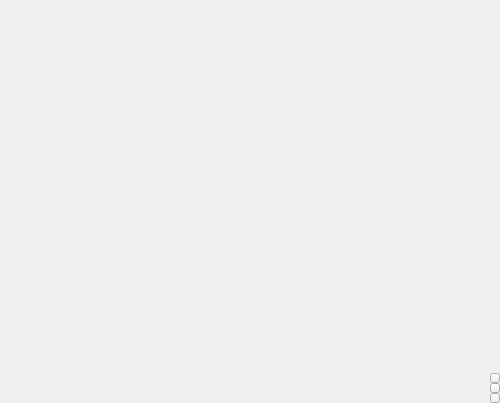
<?xml version="1.0" encoding="UTF-8"?>
<ui version="4.0">
 <class>Form</class>
 <widget class="QWidget" name="Form">
  <property name="geometry">
   <rect>
    <x>0</x>
    <y>0</y>
    <width>500</width>
    <height>403</height>
   </rect>
  </property>
  <property name="windowTitle">
   <string>Form</string>
  </property>
  <layout class="QHBoxLayout" name="horizontalLayout">
   <property name="spacing">
    <number>0</number>
   </property>
   <property name="leftMargin">
    <number>0</number>
   </property>
   <property name="topMargin">
    <number>0</number>
   </property>
   <property name="rightMargin">
    <number>0</number>
   </property>
   <property name="bottomMargin">
    <number>0</number>
   </property>
   <item>
    <widget class="QFrame" name="frame">
     <property name="frameShape">
      <enum>QFrame::NoFrame</enum>
     </property>
     <property name="frameShadow">
      <enum>QFrame::Plain</enum>
     </property>
     <layout class="QHBoxLayout" name="horizontalLayout_2">
      <property name="spacing">
       <number>0</number>
      </property>
      <property name="leftMargin">
       <number>0</number>
      </property>
      <property name="topMargin">
       <number>0</number>
      </property>
      <property name="rightMargin">
       <number>0</number>
      </property>
      <property name="bottomMargin">
       <number>0</number>
      </property>
      <item>
       <layout class="QVBoxLayout" name="Layout">
        <property name="spacing">
         <number>0</number>
        </property>
       </layout>
      </item>
     </layout>
    </widget>
   </item>
   <item>
    <layout class="QVBoxLayout" name="verticalLayout">
     <property name="spacing">
      <number>0</number>
     </property>
     <property name="sizeConstraint">
      <enum>QLayout::SetFixedSize</enum>
     </property>
     <item>
      <spacer name="verticalSpacer">
       <property name="orientation">
        <enum>Qt::Vertical</enum>
       </property>
       <property name="sizeType">
        <enum>QSizePolicy::Expanding</enum>
       </property>
       <property name="sizeHint" stdset="0">
        <size>
         <width>10</width>
         <height>40</height>
        </size>
       </property>
      </spacer>
     </item>
     <item>
      <widget class="QToolButton" name="prevBtn">
       <property name="maximumSize">
        <size>
         <width>10</width>
         <height>10</height>
        </size>
       </property>
       <property name="text">
        <string>...</string>
       </property>
       <property name="icon">
        <iconset>
         <normaloff>icons/leftarrow.png</normaloff>icons/leftarrow.png</iconset>
       </property>
      </widget>
     </item>
     <item>
      <widget class="QToolButton" name="nextBtn">
       <property name="maximumSize">
        <size>
         <width>10</width>
         <height>10</height>
        </size>
       </property>
       <property name="text">
        <string>...</string>
       </property>
       <property name="icon">
        <iconset>
         <normaloff>icons/rightarrow.png</normaloff>icons/rightarrow.png</iconset>
       </property>
      </widget>
     </item>
     <item>
      <widget class="QToolButton" name="deleteBtn">
       <property name="maximumSize">
        <size>
         <width>10</width>
         <height>10</height>
        </size>
       </property>
       <property name="text">
        <string>...</string>
       </property>
       <property name="icon">
        <iconset>
         <normaloff>icons/cancel.png</normaloff>icons/cancel.png</iconset>
       </property>
      </widget>
     </item>
    </layout>
   </item>
  </layout>
 </widget>
 <resources/>
 <connections/>
</ui>
